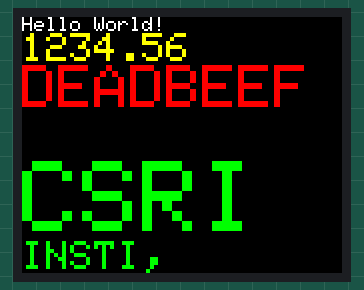
The sketch below on a simulated ESP32. Parts: 160×128 colour display.

Above: at 1.8 s.

The sketch:

tft_display.ino
```cpp
#include <SPI.h>
#include <Adafruit_GFX.h>
#include <Adafruit_ST7735.h>
#include <Adafruit_ST77xx.h>

// Pins for ESP32
#define TFT_CS   5    // CS
#define TFT_DC   4    // A0 / DC
#define TFT_RST  2    // RESET pin of TFT (or -1 if tied to EN)

// Hardware SPI (on ESP32 VSPI: SCK=18, MOSI=23 by default)
Adafruit_ST7735 tft = Adafruit_ST7735(TFT_CS, TFT_DC, TFT_RST);

void setup() {
  SPI.begin();  // uses default VSPI pins: SCK=18, MISO=19, MOSI=23

  // Try different tab types here if needed:
  tft.initR(INITR_BLACKTAB);
  // tft.initR(INITR_REDTAB);
  // or:
  // tft.initR(INITR_GREENTAB);

  tft.setRotation(1);

  // Color test: if this works, wiring+init are OK
  tft.fillScreen(ST77XX_RED);
  delay(500);
  tft.fillScreen(ST77XX_GREEN);
  delay(500);
  tft.fillScreen(ST77XX_BLUE);
  delay(500);
  tft.fillScreen(ST77XX_BLACK);
}

void loop() {
  tft.fillScreen(ST77XX_BLACK);

  tft.setCursor(0, 0);
  tft.setTextColor(ST77XX_WHITE);
  tft.setTextSize(1);
  tft.println("Hello World!");

  tft.setTextColor(ST77XX_YELLOW);
  tft.setTextSize(2);
  tft.println(1234.56);

  tft.setTextColor(ST77XX_RED);
  tft.setTextSize(3);
  tft.println(0xDEADBEEF, HEX);
  tft.println();

  tft.setTextColor(ST77XX_GREEN);
  tft.setTextSize(5);
  tft.println("CSRI");

  tft.setTextSize(2);
  tft.println("INSTI,");

  tft.setTextSize(1);
  tft.println("Soil Sensor Readings");
  tft.println("Temp: ");
  tft.println("Hum: ");
  tft.println("N: ");
  tft.println("P: ");
  tft.println("K: ");
  tft.println("Cond: ");

  delay(1000);
}
```
